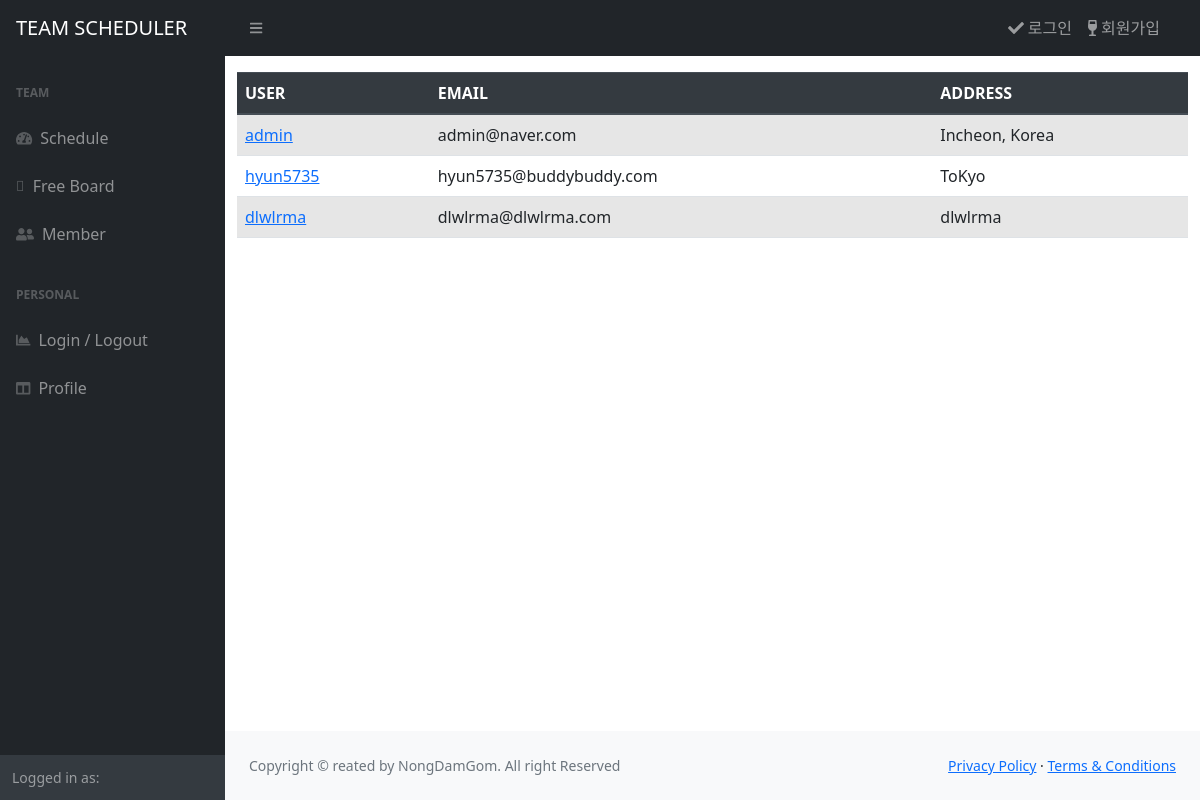
Page /users/member/ on the committed database.
### users/models.py (models this page shows, shortened)
class User(AbstractUser):
    followings = models.ManyToManyField(settings.AUTH_USER_MODEL, related_name="followers")

class Profile(models.Model):
    user = models.OneToOneField(User, on_delete=models.CASCADE)
    avatar = models.ImageField(blank=True)
    phone = models.CharField(max_length=64, blank=True)
    Mobile = models.CharField(max_length=64, blank=True)
    address = models.CharField(max_length=64, blank=True)
    Git_url = models.CharField(max_length=64, blank=True)
    Twit_url = models.CharField(max_length=64, blank=True)
    Ins_url= models.CharField(max_length=64, blank=True)
    face_url = models.CharField(max_length=64, blank=True)

### users/views.py (the view)
# urls.py: path('member/', member, name='member'),
def member(request):
    all_users= get_user_model().objects.all()
    context= {'allusers': all_users}
    return render(request, 'common/member.html', context)

### templates/common/member.html
{% extends 'base.html' %} {% block content %} {% load static %}
<div class="container my-3">
  <div class="user-container my-3">
    <table class="table table-striped table-hover">
      <thead>
        <tr class="thead-dark">
          <th style="width: 60px">USER</th>
          <th style="width: 120px">EMAIL</th>
          <th style="width: 120px">ADDRESS</th>
        </tr>
      </thead>
      <tbody>
        {% for username in allusers %}
        <tr>
          <td><a href="{% url 'users:profile' username.pk %}">{{ username }}</a></td>
          <td>{{ username.email }}</td>
          <td>{{ username.profile.address }}</td>
        </tr>
        {% endfor %}
      </tbody>
    </table>
  </div>
</div>
{% endblock %}

### rows in the picture
User: username "admin", email "admin@naver.com", profile.address "Incheon, Korea"
User: username "hyun5735", email "hyun5735@buddybuddy.com", profile.address "ToKyo"
User: username "dlwlrma", email "dlwlrma@dlwlrma.com", profile.address "dlwlrma"
